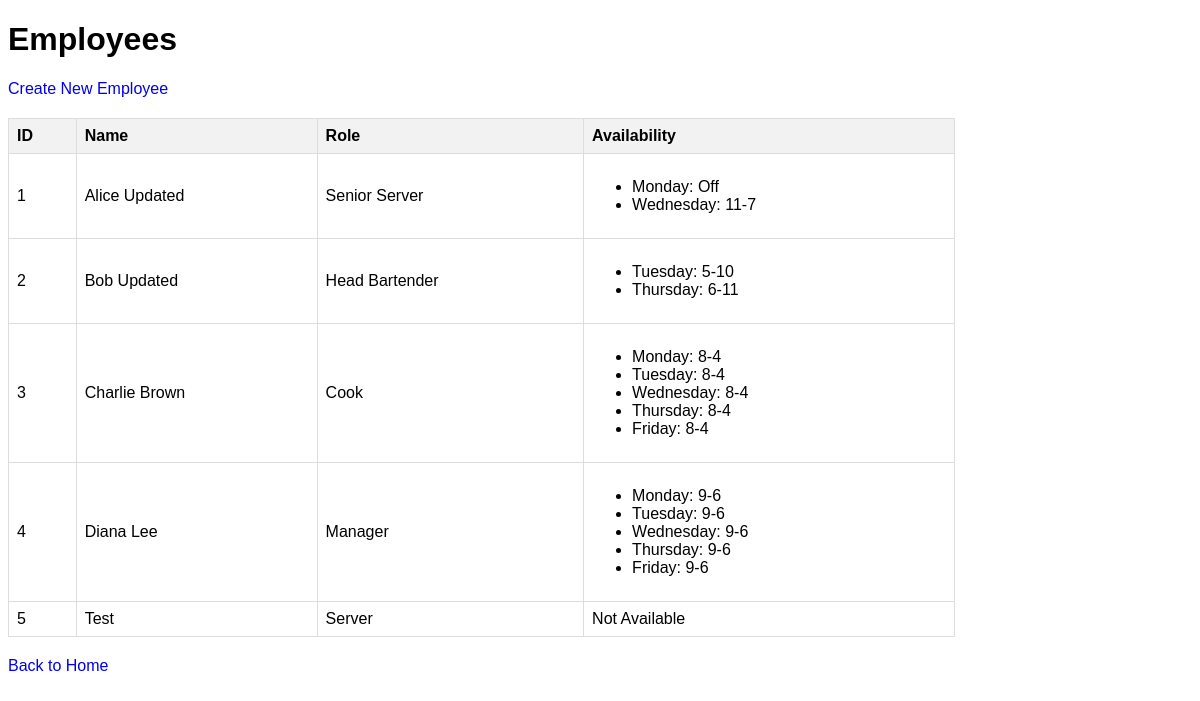
The app's page /employees_ui, older data.
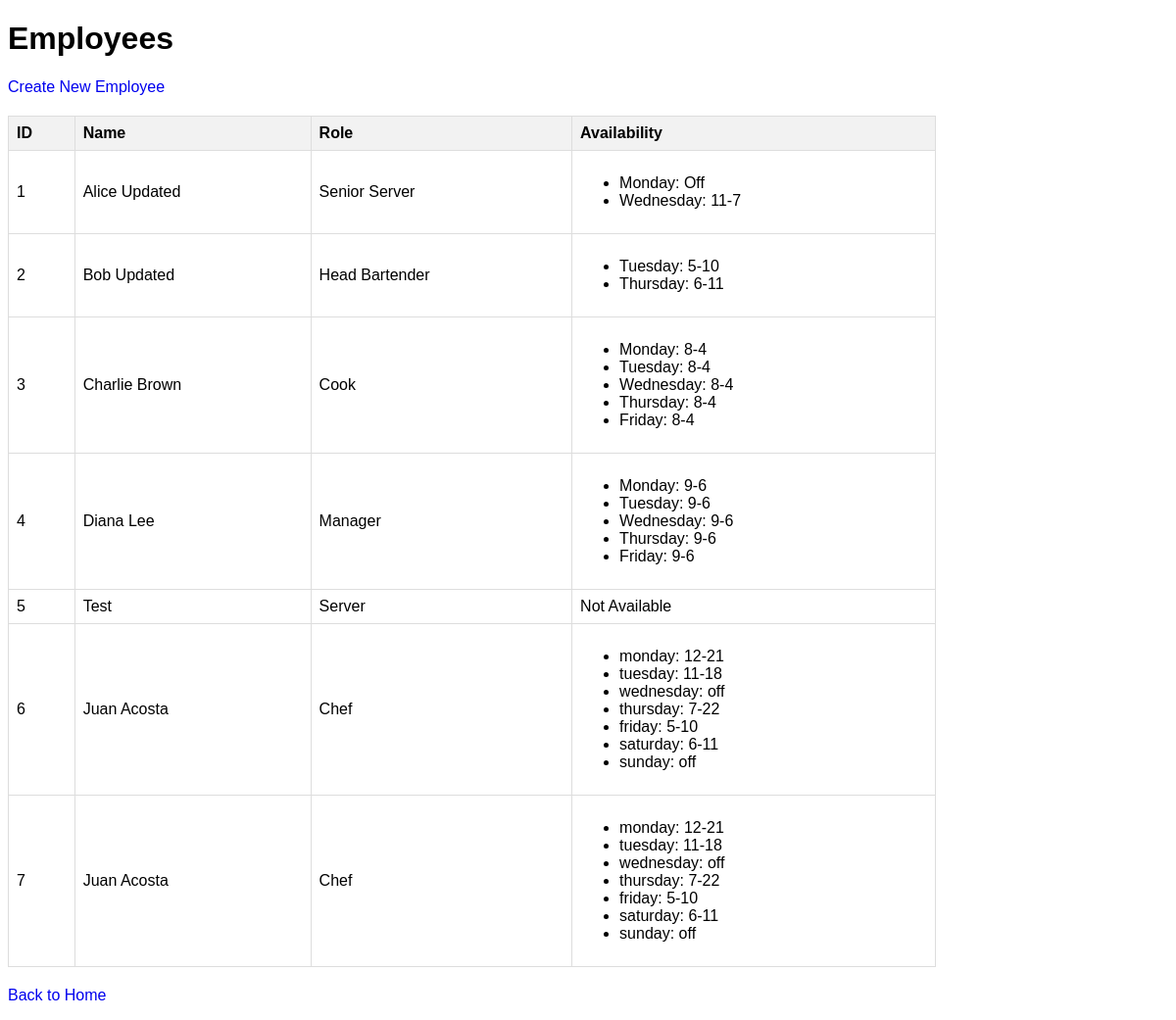
The same page, newer data.
### backend/models/models.py (models this page shows, shortened)
class Employee(db.Model):
    id = db.Column(db.Integer, primary_key=True)
    name = db.Column(db.String(80), nullable=False)
    role = db.Column(db.String(80), nullable=False)
    availability = db.Column(JSON)  # Use TEXT for SQLite
    shifts = db.relationship('Shift', backref='employee', lazy=True)

### backend/app.py (the view)
@app.route('/employees_ui')
def list_employees_ui():
    employees = get_employees_data()
    return render_template('employees.html', employees=employees)

### backend/app.py (called while the page is built)
def get_employees_data():
    all_employees = db.session.query(Employee).all()
    return employees_schema.dump(all_employees)

### backend/templates/employees.html (shortened to what this page needs)
<!DOCTYPE html>
<html lang="en">
<head>
</head>
<body>
    <h1>Employees</h1>
    <a href="{{ url_for('create_employee_ui') }}">Create New Employee</a>
    {% if employees %}
    <table>
        <thead>
            <tr>
                <th>ID</th>
                <th>Name</th>
                <th>Role</th>
                <th>Availability</th>
            </tr>
        </thead>
        <tbody>
            {% for employee in employees %}
            <tr>
                <td>{{ employee.id }}</td>
                <td>{{ employee.name }}</td>
                <td>{{ employee.role }}</td>
                <td>
                    {% if employee.availability %}
                    <ul>
                        {% for day, times in employee.availability.items() %}
                        <li>{{ day }}: {{ times }}</li>
                        {% endfor %}
                    </ul>
                    {% else %}
                        Not Available
                    {% endif %}
                </td>
            </tr>
            {% endfor %}
        </tbody>
    </table>
    {% else %}
        <p>No employees found.</p>
    {% endif %}
    <p><a href="{{ url_for('index') }}">Back to Home</a></p>
</body>
</html>

### backend/templates/employees.html (style rules this page uses)
body { font-family: sans-serif; }
table { border-collapse: collapse; width: 80%; margin: 20px 0; }
th, td { border: 1px solid #ddd; padding: 8px; text-align: left; }
th { background-color: #f2f2f2; }
a { text-decoration: none; margin-top: 10px; display: block; }

Row changes from the older to the newer data that the page shows:
added Employee: id "6", name "Juan Acosta", role "Chef", availability "monday" "tuesday" "wednesday" "thursday" "friday" "saturday" "sunday", availability "12-21" "11-18" "off" "7-22" "5-10" "6-11" "off"
added Employee: id "7", name "Juan Acosta", role "Chef", availability "monday" "tuesday" "wednesday" "thursday" "friday" "saturday" "sunday", availability "12-21" "11-18" "off" "7-22" "5-10" "6-11" "off"
